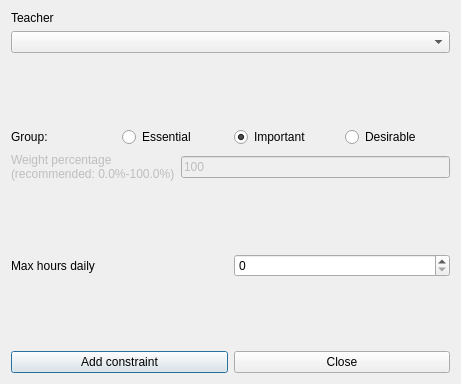
<?xml version="1.0" encoding="UTF-8"?>
<ui version="4.0">
 <class>AddConstraintTeacherMaxHoursDailyForm_template</class>
 <widget class="QDialog" name="AddConstraintTeacherMaxHoursDailyForm_template">
  <property name="geometry">
   <rect>
    <x>0</x>
    <y>0</y>
    <width>461</width>
    <height>384</height>
   </rect>
  </property>
  <property name="windowTitle">
   <string extracomment="This is the title of the dialog to add a new constraint of this type">Add teacher max hours daily</string>
  </property>
  <layout class="QVBoxLayout" name="verticalLayout_2">
   <item>
    <layout class="QVBoxLayout" name="verticalLayout">
     <item>
      <widget class="QLabel" name="teacherTextLabel">
       <property name="frameShape">
        <enum>QFrame::NoFrame</enum>
       </property>
       <property name="frameShadow">
        <enum>QFrame::Plain</enum>
       </property>
       <property name="text">
        <string>Teacher</string>
       </property>
       <property name="wordWrap">
        <bool>false</bool>
       </property>
      </widget>
     </item>
     <item>
      <widget class="QComboBox" name="teachersComboBox">
       <property name="editable">
        <bool>false</bool>
       </property>
       <property name="insertPolicy">
        <enum>QComboBox::NoInsert</enum>
       </property>
       <property name="autoCompletion">
        <bool>false</bool>
       </property>
       <property name="duplicatesEnabled">
        <bool>false</bool>
       </property>
      </widget>
     </item>
    </layout>
   </item>
   <item>
    <spacer name="verticalSpacer">
     <property name="orientation">
      <enum>Qt::Vertical</enum>
     </property>
     <property name="sizeHint" stdset="0">
      <size>
       <width>20</width>
       <height>47</height>
      </size>
     </property>
    </spacer>
   </item>
   <item>
    <layout class="QHBoxLayout" name="horizontalLayout_4">
     <item>
      <widget class="QLabel" name="groupTextLabel">
       <property name="text">
        <string>Group:</string>
       </property>
      </widget>
     </item>
     <item>
      <widget class="QRadioButton" name="essentialRadioButton">
       <property name="text">
        <string>Essential</string>
       </property>
      </widget>
     </item>
     <item>
      <widget class="QRadioButton" name="importantRadioButton">
       <property name="text">
        <string>Important</string>
       </property>
       <property name="checked">
        <bool>true</bool>
       </property>
      </widget>
     </item>
     <item>
      <widget class="QRadioButton" name="desirableRadioButton">
       <property name="text">
        <string>Desirable</string>
       </property>
      </widget>
     </item>
    </layout>
   </item>
   <item>
    <layout class="QHBoxLayout" name="horizontalLayout_3">
     <item>
      <widget class="QLabel" name="weightTextLabel">
       <property name="enabled">
        <bool>false</bool>
       </property>
       <property name="frameShape">
        <enum>QFrame::NoFrame</enum>
       </property>
       <property name="frameShadow">
        <enum>QFrame::Plain</enum>
       </property>
       <property name="text">
        <string>Weight percentage
(recommended: 0.0%-100.0%)</string>
       </property>
       <property name="wordWrap">
        <bool>false</bool>
       </property>
      </widget>
     </item>
     <item>
      <widget class="QLineEdit" name="weightLineEdit">
       <property name="enabled">
        <bool>false</bool>
       </property>
       <property name="text">
        <string notr="true">100</string>
       </property>
      </widget>
     </item>
    </layout>
   </item>
   <item>
    <spacer name="verticalSpacer_2">
     <property name="orientation">
      <enum>Qt::Vertical</enum>
     </property>
     <property name="sizeHint" stdset="0">
      <size>
       <width>20</width>
       <height>29</height>
      </size>
     </property>
    </spacer>
   </item>
   <item>
    <layout class="QHBoxLayout" name="horizontalLayout_2">
     <item>
      <widget class="QLabel" name="maxHoursTextLabel">
       <property name="frameShape">
        <enum>QFrame::NoFrame</enum>
       </property>
       <property name="frameShadow">
        <enum>QFrame::Plain</enum>
       </property>
       <property name="text">
        <string>Max hours daily</string>
       </property>
       <property name="wordWrap">
        <bool>false</bool>
       </property>
      </widget>
     </item>
     <item>
      <widget class="QSpinBox" name="maxHoursSpinBox"/>
     </item>
    </layout>
   </item>
   <item>
    <spacer name="verticalSpacer_3">
     <property name="orientation">
      <enum>Qt::Vertical</enum>
     </property>
     <property name="sizeHint" stdset="0">
      <size>
       <width>20</width>
       <height>30</height>
      </size>
     </property>
    </spacer>
   </item>
   <item>
    <layout class="QHBoxLayout" name="horizontalLayout">
     <item>
      <widget class="QPushButton" name="addConstraintPushButton">
       <property name="text">
        <string>Add constraint</string>
       </property>
      </widget>
     </item>
     <item>
      <widget class="QPushButton" name="closePushButton">
       <property name="text">
        <string>Close</string>
       </property>
      </widget>
     </item>
    </layout>
   </item>
  </layout>
 </widget>
 <layoutdefault spacing="6" margin="11"/>
 <resources/>
 <connections/>
</ui>
